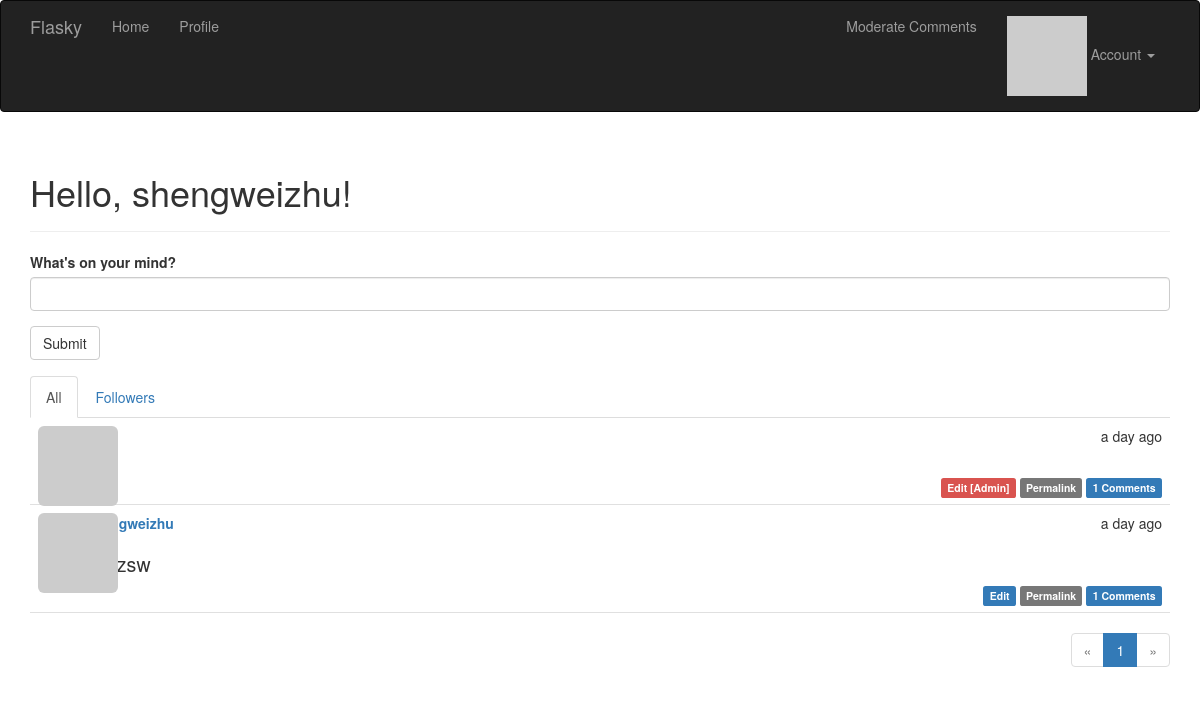
The page / (signed in) on the database its author committed.
### app/models.py (models this page shows, shortened)
class User(UserMixin, db.Model):
    __tablename__ = 'users'
    id = db.Column(db.Integer, primary_key=True)
    email = db.Column(db.String(64), unique=True, index=True)
    username = db.Column(db.String(64), unique=True, index=True)
    role_id = db.Column(db.Integer, db.ForeignKey('roles.id'))
    password_hash = db.Column(db.String(128))
    confirmed = db.Column(db.Boolean, default=False)
    name = db.Column(db.String(64))
    location = db.Column(db.String(64))
    about_me = db.Column(db.Text())
    member_since = db.Column(db.DateTime(), default=datetime.utcnow)
    last_seen = db.Column(db.DateTime(), default=datetime.utcnow)
    avatar_hash = db.Column(db.String(32))
    posts = db.relationship('Post', backref='author', lazy='dynamic')
    followed = db.relationship('Follow',
                               foreign_keys=[Follow.follower_id],
                               backref=db.backref('follower', lazy='joined'),
                               lazy='dynamic',
                               cascade='all, delete-orphan')
    followers = db.relationship('Follow',
                                foreign_keys=[Follow.followed_id],
                                backref=db.backref('followed', lazy='joined'),
                                lazy='dynamic',
                                cascade='all, delete-orphan')
    comments = db.relationship('Comment', backref='author', lazy='dynamic')
    @property
    def password(self):
        raise AttributeError('password is not a readable attribute')
    def can(self, permissions):
        return self.role is not None and \
            (self.role.permissions & permissions) == permissions
    def is_administrator(self):
        return self.can(Permission.ADMINISTER)
    def ping(self):
        self.last_seen = datetime.utcnow()
        db.session.add(self)
    def gravatar(self, size=100, default='identicon', rating='g'):
        if request.is_secure:
            url = 'https://secure.gravatar.com/avatar'
        else:
            url = 'http://www.gravatar.com/avatar'
        hash = self.avatar_hash or hashlib.md5(
            self.email.encode('utf-8')).hexdigest()
        return '{url}/{hash}?s={size}&d={default}&r={rating}'.format(
            url=url, hash=hash, size=size, default=default, rating=rating)

class Post(db.Model):
    __tablename__ = 'posts'
    id = db.Column(db.Integer, primary_key=True)
    body = db.Column(db.Text)
    body_html = db.Column(db.Text)
    timestamp = db.Column(db.DateTime, index=True, default=datetime.utcnow)
    author_id = db.Column(db.Integer, db.ForeignKey('users.id'))
    comments = db.relationship('Comment', backref='post', lazy='dynamic')

### app/main/views.py (the view)
@main.route('/', methods=['GET', 'POST'])
def index():
    form = PostForm()
    if current_user.can(Permission.WRITE_ARTICLES) and \
            form.validate_on_submit():
        post = Post(body=form.body.data,
                    author=current_user._get_current_object())
        db.session.add(post)
        return redirect(url_for('.index'))
    page = request.args.get('page', 1, type=int)
    show_followed = False
    if current_user.is_authenticated:
        show_followed = bool(request.cookies.get('show_followed', ''))
    if show_followed:
        query = current_user.followed_posts
    else:
        query = Post.query
    pagination = query.order_by(Post.timestamp.desc()).paginate(
        page,per_page=current_app.config['FLASKY_POSTS_PER_PAGE'],
        error_out=False)
    posts = pagination.items
    return render_template('index.html', form=form, posts=posts, show_followed=show_followed, pagination=pagination)

### app/main/forms.py
class PostForm(Form):
    body = PageDownField("What's on your mind?", validators=[Required()])
    submit = SubmitField('Submit')

### app/auth/views.py (called while the page is built)
@auth.before_app_request
def before_request():
    if current_user.is_authenticated:
        current_user.ping()
        if not current_user.confirmed \
                and request.endpoint[:5] != 'auth.' \
                and request.endpoint != 'static':
            return redirect(url_for('auth.unconfirmed'))

### app/main/__init__.py (called while the page is built)
@main.app_context_processor
def inject_permissions():
    return dict(Permission=Permission)

### app/models.py (called while the page is built)
@login_manager.user_loader
def load_user(user_id):
    return User.query.get(int(user_id))

### app/templates/index.html (shortened to what this page needs)
{% extends "base.html" %}
{% import "bootstrap/wtf.html" as wtf %}
{% import "_macros.html" as macros %}
{% block page_content %}
<div class="page-header">
    <h1>Hello, {% if current_user.is_authenticated %}{{ current_user.username }}{% else %}Stranger{% endif %}!</h1>
</div>
<div>
    {% if current_user.can(Permission.WRITE_ARTICLES) %}
    {{ wtf.quick_form(form) }}
    {% endif %}
</div>
    <div class="post-tabs">
        <ul class="nav nav-tabs">
            <li{% if not show_followed %} class="active"{% endif %}><a href="{{ url_for('.show_all') }}">All</a></li>
            {% if current_user.is_authenticated %}
                <li{% if show_followed %} class="active"{% endif %}><a href="{{ url_for('.show_followed') }}">Followers</a></li>
            {% endif %}
        </ul>
        {% include '_posts.html' %}
    </div>
    {% if pagination %}
        <div class="pagination">
            {{ macros.pagination_widget(pagination, '.index') }}
        </div>
    {% endif %}
{% endblock %}

### app/templates/base.html (shortened to what this page needs)
{% extends "bootstrap/base.html" %}
{% block head %}
{{ super() }}
<link rel="stylesheet" type="text/css" href="{{ url_for('static', filename='styles.css') }}">
{% endblock %}
{% block navbar %}
<div class="navbar navbar-inverse" role="navigation">
    <div class="container">
        <div class="navbar-header">
            <a class="navbar-brand" href="{{ url_for('main.index') }}">Flasky</a>
        </div>
        <div class="navbar-collapse collapse">
            <ul class="nav navbar-nav">
                <li><a href="{{ url_for('main.index') }}">Home</a></li>
                {% if current_user.is_authenticated %}
                <li><a href="{{ url_for('main.user', username=current_user.username) }}">Profile</a></li>
                {% endif %}
            </ul>
            <ul class="nav navbar-nav navbar-right">
                {% if current_user.can(Permission.MODERATE_COMMENTS) %}
                    <li><a href="{{ url_for('main.moderate') }}">Moderate Comments</a></li>
                {% endif %}
                {% if current_user.is_authenticated %}
                <li class="dropdown">
                    <a href="#" class="dropdown-toggle" data-toggle="dropdown">
                        <img src="{{ current_user.gravatar(size=18) }}">
                        Account <b class="caret"></b>
                    </a>
                </li>
                {% else %}
                <li><a href="{{ url_for('auth.login') }}">Log In</a></li>
                {% endif %}
            </ul>
        </div>
    </div>
</div>
{% endblock %}
{% block content %}
<div class="container">
    {% block page_content %}{% endblock %}
</div>
{% endblock %}

### app/templates/bootstrap/wtf.html (shortened to what this page needs)
{% macro _hz_form_wrap(horizontal_columns, form_type, add_group=False, required=False) %}
{{caller()}}
{% endmacro %}
{% macro form_field(field,
                    form_type="basic",
                    horizontal_columns=('lg', 2, 10),
                    button_map={}) %}
{% if field.flags.required and not required in kwargs %}
{% set kwargs = dict(required=True, **kwargs) %}
{% endif %}
{% if field.widget.input_type == 'checkbox' %}
  {% call _hz_form_wrap(horizontal_columns, form_type, True, required=required) %}
    <div class="checkbox">
      <label>
        {{field()|safe}} {{field.label.text|safe}}
      </label>
    </div>
  {% endcall %}
{%- elif field.type == 'SubmitField' -%}
  {% set field_kwargs = kwargs %}
  {% call _hz_form_wrap(horizontal_columns, form_type, True, required=required) %}
    {{field(class='btn btn-%s' % button_map.get(field.name, 'default'),
            **field_kwargs)}}
  {% endcall %}
{% else -%}
  <div class="form-group {% if field.errors %} has-error{% endif -%}
                         {%- if field.flags.required %} required{% endif -%}
  ">
      {%- if form_type == "inline" %}
        {{field.label(class="sr-only")|safe}}
        {% if field.type == 'FileField' %}
          {{field(**kwargs)|safe}}
        {% else %}
          {{field(class="form-control", **kwargs)|safe}}
        {% endif %}
      {%- else -%}
        {{field.label(class="control-label")|safe}}
        {% if field.type == 'FileField' %}
          {{field(**kwargs)|safe}}
        {% else %}
          {{field(class="form-control", **kwargs)|safe}}
        {% endif %}
      {%- endif %}
  </div>
{% endif %}
{% endmacro %}
{% macro quick_form(form,
                    action="",
                    method="post",
                    extra_classes=None,
                    role="form",
                    form_type="basic",
                    horizontal_columns=('lg', 2, 10),
                    enctype=None,
                    button_map={},
                    id="") %}
{%- set _enctype = [] %}
{%- if enctype is none -%}
  {%- for field in form %}
    {%- if field.type == 'FileField' %}
      {%- set _ = _enctype.append('multipart/form-data') -%}
    {%- endif %}
  {%- endfor %}
{%- else %}
  {% set _ = _enctype.append(enctype) %}
{%- endif %}
<form
  {%- if action != None %} action="{{action}}"{% endif -%}
  {%- if method %} method="{{method}}"{% endif %}
  class="form
  "
  {%- if role %} role="{{role}}"{% endif -%}
  >
  {%- for field in form %}
    {% if not bootstrap_is_hidden_field(field) -%}
      {{ form_field(field,
                    form_type=form_type,
                    horizontal_columns=horizontal_columns,
                    button_map=button_map) }}
    {%- endif %}
  {%- endfor %}
</form>
{%- endmacro %}

### app/templates/_macros.html
{% macro pagination_widget(pagination, endpoint, fragment='') %}
<ul class="pagination">
    <li{% if not pagination.has_prev %} class="disabled"{% endif %}>
        <a href="{% if pagination.has_prev %}{{ url_for(endpoint, page=pagination.prev_num, **kwargs) }}{{ fragment }}{% else %}#{% endif %}">
            &laquo;
        </a>
    </li>
    {% for p in pagination.iter_pages() %}
        {% if p %}
            {% if p == pagination.page %}
            <li class="active">
                <a href="{{ url_for(endpoint, page = p, **kwargs) }}{{ fragment }}">{{ p }}</a>
            </li>
            {% else %}
            <li>
                <a href="{{ url_for(endpoint, page = p, **kwargs) }}{{ fragment }}">{{ p }}</a>
            </li>
            {% endif %}
        {% else %}
        <li class="disabled"><a href="#">&hellip;</a></li>
        {% endif %}
    {% endfor %}
    <li{% if not pagination.has_next %} class="disabled"{% endif %}>
        <a href="{% if pagination.has_next %}{{ url_for(endpoint, page=pagination.next_num, **kwargs) }}{{ fragment }}{% else %}#{% endif %}">
            &raquo;
        </a>
    </li>
</ul>
{% endmacro %}

### app/templates/bootstrap/base.html (shortened to what this page needs)
{% block doc -%}
<!DOCTYPE html>
<html{% block html_attribs %}{% endblock html_attribs %}>
{%- block html %}
  <head>
    {%- block head %}
    {%- block styles %}
    <link href="{{bootstrap_find_resource('css/bootstrap.css', cdn='bootstrap')}}" rel="stylesheet">
    {%- endblock styles %}
    {%- endblock head %}
  </head>
  <body{% block body_attribs %}{% endblock body_attribs %}>
    {% block body -%}
    {% block navbar %}
    {%- endblock navbar %}
    {% block content -%}
    {%- endblock content %}
    {%- endblock body %}
  </body>
{%- endblock html %}
</html>
{% endblock doc -%}

### app/templates/_posts.html
<ul class="posts">
    {% for post in posts %}
    <li class="post">
        <div class="post-thumbnail">
            <a href="{{ url_for('.user', username=post.author.username) }}">
                <img class="img-rounded profile-thumbnail" src="{{ post.author.gravatar(size=40) }}">
            </a>
        </div>
        <div class="post-content">
            <div class="post-date">{{ moment(post.timestamp).fromNow() }}</div>
            <div class="post-author"><a href="{{ url_for('.user', username=post.author.username) }}">{{ post.author.username }}</a></div>
                        <div class="post-body">
                {% if post.body_html %}
                    {{ post.body_html | safe }}
                {% else %}
                    {{ post.body }}
                {% endif %}
            </div>
            <div class="post-footer">
                                {% if current_user == post.author %}
                <a href="{{ url_for('.edit', id=post.id) }}">
                    <span class="label label-primary">Edit</span>
                </a>
                {% elif current_user.is_administrator() %}
                <a href="{{ url_for('.edit', id=post.id) }}">
                    <span class="label label-danger">Edit [Admin]</span>
                </a>
                {% endif %}
                <a href="{{ url_for('.post', id=post.id) }}">
                    <span class="label label-default">Permalink</span>
                </a>
                <a href="{{ url_for('.post', id=post.id) }}#comments">
                    <span class="label label-primary">{{ post.comments.count() }} Comments</span>
                </a>
            </div>
        </div>
    </li>
    {% endfor %}
</ul>

### app/static/styles.css (style rules this page uses)
.profile-thumbnail { position: absolute; }
div.post-tabs { margin-top: 16px; }
ul.posts { list-style-type: none; padding: 0px; margin: 16px 0px 0px 0px; border-top: 1px solid #e0e0e0; }
div.post-tabs ul.posts { margin: 0px; border-top: none; }
ul.posts li.post { padding: 8px; border-bottom: 1px solid #e0e0e0; }
div.post-date { float: right; }
div.post-author { font-weight: bold; }
div.post-thumbnail { position: absolute; }
div.post-content { margin-left: 48px; min-height: 48px; }
div.pagination { width: 100%; text-align: right; padding: 0px; margin: 0px; }
.post-body h1 { font-size: 140%; }
div.post-footer { text-align: right; }

### rows shown on the page
User: username "shengweizhu"
Post: timestamp "a day ago", comments.count "1"
Post: timestamp "a day ago", author.username "shengweizhu", body_html "@#zsw", comments.count "1"

### other values the page prints
{{ field.label(class="control-label")|safe }} "What's on your mind?"
{{ p }} "1"
